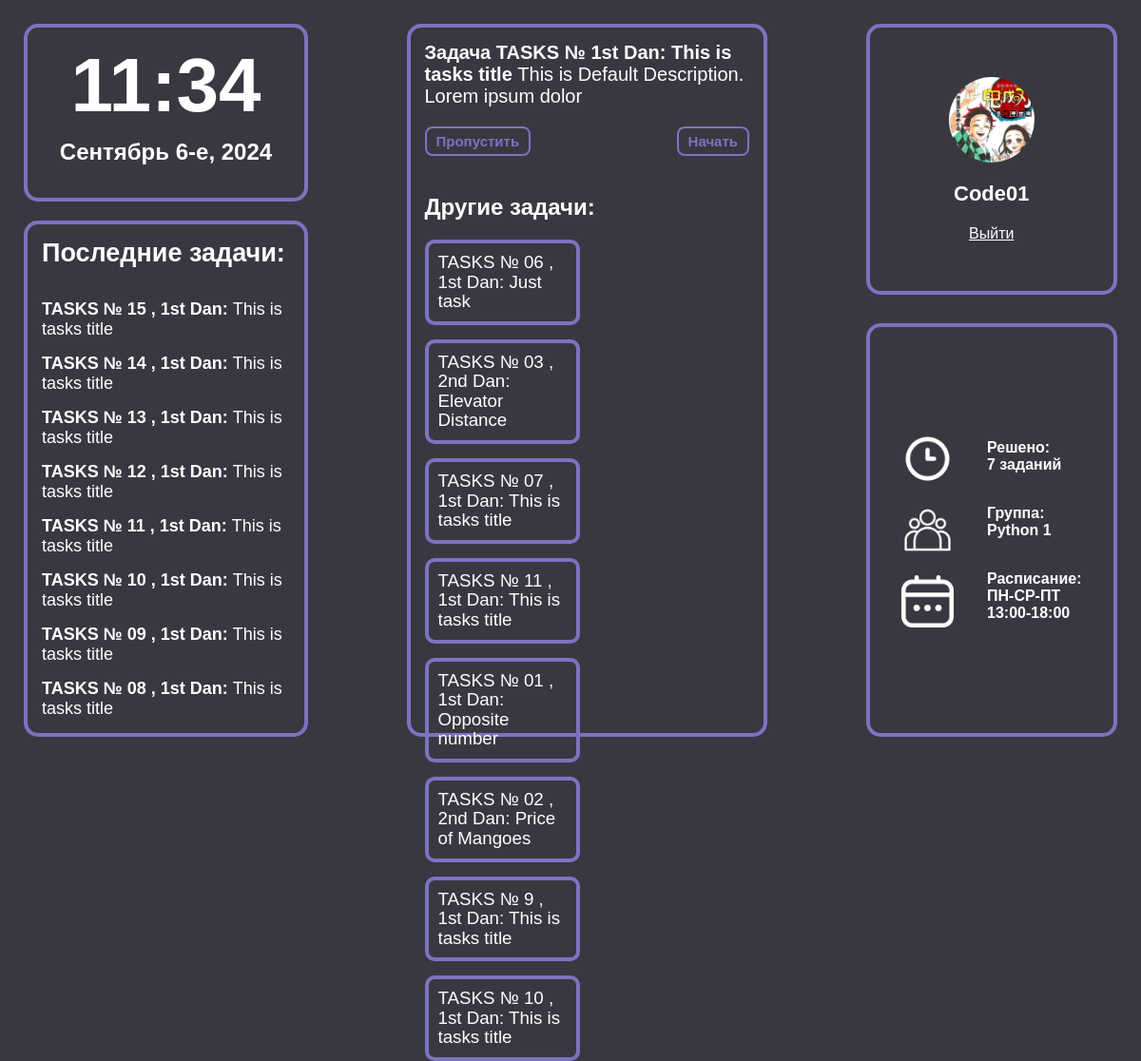
Page / (signed in) on the committed database.
### tasks/models.py (models this page shows, shortened)
class Task(models.Model):
    title = models.CharField("Название", max_length=80, default=default_title)
    description = models.TextField("Описание", max_length=8000, default=default_description)
    difficulty = models.CharField("Сложность", choices=DIFFICULTY_CHOICES, default="1st Dan", max_length=10)
    created_at = models.DateField("Дата", auto_created=True)
    input_data = models.TextField("Входные данные", max_length=200, default="Введите входные данные" )
    output_data = models.TextField("Выходные данные", max_length=200, default="Введите выходные данные")
    def __str__(self):
        return f'{self.difficulty}: {self.title}'

class Profile(models.Model):
    user = models.OneToOneField(User, on_delete=models.CASCADE)
    solved_problems = models.IntegerField("Решенные задачи", default=0)
    groups = models.CharField("Группа", choices=COURSES_GROUPS, max_length=20)
    birth_date = models.DateField("День рождение", null=True, blank=True)
    schedule_day = models.CharField("Расписание(дни)", max_length=100, blank=False, default="ПН-СР-ПТ")
    schedule_time = models.CharField("Расписание(часы)", max_length=100, blank=False, default="13:00-18:00")
    pfp = models.ImageField("Аватарка", default='/profile_pics/default.png', upload_to='profile_pics')

### tasks/views.py (the view)
# urls.py: path("", main_view, name="main"),
def main_view(req):
    user = req.user
    all_tasks = Task.objects.all()
    latest_task = all_tasks.order_by('-id')[0]
    latest_tasks = all_tasks.order_by('-id')[:8]
    random_tasks = []
    id_list = random.sample(list(all_tasks.values_list('id', flat=True)), len(all_tasks))
    new_random_task = random.choice(all_tasks)
    for i in id_list:
        random_tasks.append(all_tasks[i - 1])
    random_tasks = random_tasks[:8]
    obj = {
        'all_tasls': all_tasks,
        'latest_task': latest_task,
        'latest_tasks': latest_tasks,
        'random_tasks': random_tasks,
        'user': user,
        'new_random_task': new_random_task,
    }
    if user.is_authenticated:
        if req.method == "POST":
            form = PfpForm(req.POST, req.FILES)
            if form.is_valid():
                update_profile = Profile.objects.get(user=req.user)
                update_profile.pfp = req.FILES['pfp']
                update_profile.save()
                return redirect('/')
            else:
                return HttpResponse('error')
        else:
            form = PfpForm()
            profile = Profile.objects.get(user=user)
            obj['profile'] = profile
            obj['form'] = form
            return render(req, "main.html", obj)
    else:
        return render(req, "unauth.html", obj)

### tasks/templates/main.html (shortened to what this page needs)
{% load static %}
<!DOCTYPE html>
<html lang="en">
<head>
</head>
<body>
    <div class="wrapper">
        <div class="left">
            <div class="date">
                <h2 class="date-time">
                </h2>
                <h3 class="date-string">
                </h3>
            </div>
            <div class="tasks">
                <h3 class="tasks-heading">
                    Последние задачи:
                </h3>
                {% for i in latest_tasks %}
                    <a href="/solve/{{ i.id }}" class="tasks-item" style="text-decoration: none;">
                        <b class="last-task-underline">
                            TASKS №
                            {% if i.id < 10 %}
                                0{{ i.id }}
                            {% else %}
                                {{ i.id }}
                            {% endif %},
                            {{ i.difficulty }}:
                        </b>
                        {{ i.title }}
                    </a>
                {% endfor %}
            </div>
        </div>
        <div class="center">
            <div class="recommend">
                <h3 class="recommend-heading">
                    <b>
                        Задача TASKS №
                        {{ new_random_task }}
                    </b>
                    <span class="substring">
                        {% if new_random_task.description|length > 179 %}
                            {{ new_random_task.description|slice:"0:179" }}...
                        {% else %}
                            {{ new_random_task.description }}
                        {% endif %}
                    </span>
                </h3>
                <div class="recommend-buttons">
                    <a href="{% url 'main' %}" class="recommend-button">
                        Пропустить
                    </a>
                    <a href="/solve/{{ new_random_task.id }}" class="recommend-button">
                        Начать
                    </a>
                </div>
            </div>
            <div class="others">
                <h3 class="others-heading">
                    Другие задачи:
                </h3>
                <div class="others-list">
                    {% for i in random_tasks %}
                    <div class="others-item">
                        <h3 class="others-name">
                            <a style="text-decoration: none; color: #fff" href="/solve/{{ i.id }}">
                                TASKS №
                                {% if i.id < 8 %}
                                    0{{ i.id }}
                                {% else %}
                                    {{ i.id }}
                                {% endif %},
                                {{ i.difficulty }}:
                            </a>
                            {% if i.title|length > 45 %}
                                {{ i.title|slice:"0:45" }}...
                            {% else %}
                                {{ i.title }}
                            {% endif %}
                        </h3>
                    </div>
                    {% endfor %}
                </div>
            </div>
        </div>
        <div class="right">
            <div class="profile">
                <div class="profile-image">
                    <form
                        action=""
                        method="post"
                        class="profile-form"
                        enctype="multipart/form-data"
                    >
                    </form>
                    <img src="/media/{{profile.pfp}}" alt="">
                </div>
                <h3 class="task-item">
                    {{ user.username }}
                </h3>
                <a style="color: #fff;" href="/logout">
                    Выйти
                </a>
            </div>
            <div class="statistic">
                <div class="statistic-item">
                    <div class="statistic-icon">
                        <img class="icon-stat" src="{% static 'tasks/img/решено_stat.png' %}" alt="">
                        <img class="icon-stat" src="{% static 'tasks/img/группа_stat.png' %}" alt="">
                        <img class="icon-stat" src="{% static 'tasks/img/расписание_stat.png' %}" alt="">
                    </div>
                    <div class="statistic-text">
                        <p class="profile-stat"> Решено: <br> {{ profile.solved_problems }} заданий </p>
                        <p class="profile-stat"> Группа: <br> {{ profile.groups }} </p>
                        <p class="profile-stat"> Расписание: <br> {{ profile.schedule_day }} <br> {{ profile.schedule_time }} </p>
                    </div>
                </div>
            </div>
    </div>
</body>
</html>

### tasks/templates/main.html (style rules this page uses)
* { padding: 0; margin: 0; box-sizing: border-box; font-family: Arial, Helvetica, sans-serif; }
body { --main-color: #7C73C0; --secondary-color: #fff; transition: all .3s; background-color: #393841; }
.wrapper { display: flex; justify-content: space-between; gap: 30px; max-height: 100vh; padding: 25px; }
.left { display: flex; flex-direction: column; gap: 20px; width: 26%; position: relative; }
.date { width: 100%; height: 200px; border-radius: 15px; padding: 15px; display: flex; align-items: center; flex-direction: column; border: 4px solid var(--main-color); }
.date-time { font-size: 80px; color: var(--secondary-color); margin-bottom: 10px; }
.date-string { font-size: 24px; color: var(--secondary-color); }
.tasks { max-width: 100%; height: 70vh; border-radius: 15px; padding: 15px; border: 4px solid var(--main-color); display: flex; flex-direction: column; gap: 15px; text-decoration: none; overflow-y: auto }
.tasks-heading { font-size: 27px; color: var(--secondary-color); margin-bottom: 18px; }
.tasks-item { color: var(--secondary-color); font-size: 18px; }
.center { width: 33%; display: flex; flex-direction: column; border: 4px solid var(--main-color); border-radius: 15px; padding: 15px; }
.recommend { width: 100%; color: var(--secondary-color); margin-bottom: 40px; }
.recommend-heading { font-size: 20px; font-weight: 400; margin-bottom: 20px; }
.recommend-buttons { display: flex; justify-content: space-between; }
.recommend-button { border: 2px solid var(--main-color); border-radius: 8px; padding: 5px 10px; font-size: 15px; color: var(--main-color); font-weight: 600; cursor: pointer; transition: all 0.2s; background: transparent; }
.others-heading { font-size: 24px; margin-bottom: 20px; color: var(--secondary-color); }
.others-list { display: flex; flex-wrap: wrap; gap: 15px; }
.others-item { width: 48%; padding: 10px; border-radius: 10px; color: var(--secondary-color); border: 4px solid var(--main-color); cursor: pointer; }
.others-name { font-weight: 400; line-height: 1.1; }
.recommend-button { text-decoration: none; color: var(--main-color); }
.right { width: 23%; display: flex; flex-direction: column; justify-content: space-between; }
.profile { border: 4px solid var(--main-color); border-radius: 15px; width: 100%; height: 38%; display: flex; flex-direction: column; justify-content: center; align-items: center; gap: 20px; position: relative; }
.profile > .task-item { color: var(--secondary-color); font-size: 22px; }
.statistic { border: 4px solid var(--main-color); border-radius: 15px; width: 100%; height: 58%; }
.profile-image { overflow: hidden; width: 90px; height: 90px; border-radius: 50%; position: relative; }
.profile-image > img { width: 100%; }
.profile-form { position: absolute; width: 100%; height: 100%; }
.statistic { border: solid 4px var(--main-color); border-radius: 15px; width: 100%; height: 58%; display: flex; justify-content: center; align-items: center; }
.statistic-item { display: flex; justify-content: space-around; }
.statistic-icon { display: flex; flex-direction: column; gap: 20px; padding-right: 35px; }
.statistic-text { display: flex; flex-direction: column; justify-content: space-around; color: var(--secondary-color); font-size: 16px; font-weight: 550; gap: 20px; }
.icon-stat { width: 55px; height: 55px; }

### rows in the picture
Task: id "15", difficulty "1st Dan", title "This is tasks title"
Task: id "14", difficulty "1st Dan", title "This is tasks title"
Task: id "13", difficulty "1st Dan", title "This is tasks title"
Task: id "12", difficulty "1st Dan", title "This is tasks title"
Task: id "11", difficulty "1st Dan", title "This is tasks title"
Task: id "10", difficulty "1st Dan", title "This is tasks title"
Task: id "9", difficulty "1st Dan", title "This is tasks title"
Task: id "8", difficulty "1st Dan", title "This is tasks title"
Task: difficulty+title "1st Dan: This is tasks title", description "This is Default Description. Lorem ipsum dolor", id "7", difficulty "1st Dan", title "This is tasks title"
Task: id "6", difficulty "1st Dan", title "Just task"
Task: id "3", difficulty "2nd Dan", title "Elevator Distance"
Task: id "1", difficulty "1st Dan", title "Opposite number"
Task: id "2", difficulty "2nd Dan", title "Price of Mangoes"
Profile: pfp (picture), solved_problems "7", groups "Python 1", schedule_day "ПН-СР-ПТ", schedule_time "13:00-18:00"

### other values in the picture
{{ user.username }} "Code01"
